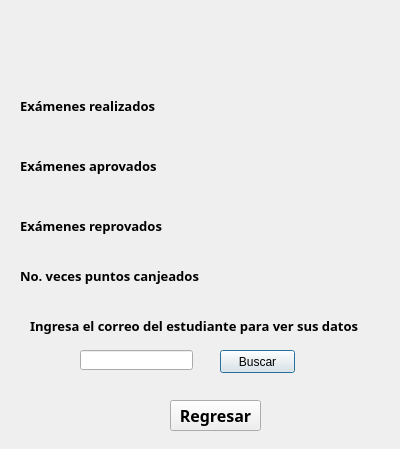
<?xml version="1.0" encoding="UTF-8"?>
<ui version="4.0">
 <class>Dialog</class>
 <widget class="QDialog" name="Dialog">
  <property name="geometry">
   <rect>
    <x>0</x>
    <y>0</y>
    <width>400</width>
    <height>449</height>
   </rect>
  </property>
  <property name="windowTitle">
   <string>Dialog</string>
  </property>
  <widget class="QPushButton" name="butBuscar">
   <property name="geometry">
    <rect>
     <x>220</x>
     <y>350</y>
     <width>75</width>
     <height>23</height>
    </rect>
   </property>
   <property name="text">
    <string>Buscar</string>
   </property>
  </widget>
  <widget class="QLineEdit" name="textBuscar">
   <property name="geometry">
    <rect>
     <x>80</x>
     <y>350</y>
     <width>113</width>
     <height>20</height>
    </rect>
   </property>
  </widget>
  <widget class="QPushButton" name="pushButton">
   <property name="geometry">
    <rect>
     <x>170</x>
     <y>400</y>
     <width>91</width>
     <height>31</height>
    </rect>
   </property>
   <property name="font">
    <font>
     <family>Century Gothic</family>
     <pointsize>12</pointsize>
     <weight>75</weight>
     <bold>true</bold>
    </font>
   </property>
   <property name="text">
    <string>Regresar</string>
   </property>
  </widget>
  <widget class="QLabel" name="label_10">
   <property name="geometry">
    <rect>
     <x>30</x>
     <y>310</y>
     <width>331</width>
     <height>31</height>
    </rect>
   </property>
   <property name="font">
    <font>
     <family>Century Gothic</family>
     <pointsize>10</pointsize>
     <weight>75</weight>
     <bold>true</bold>
    </font>
   </property>
   <property name="text">
    <string>Ingresa el correo del estudiante para ver sus datos</string>
   </property>
  </widget>
  <widget class="QLabel" name="label_11">
   <property name="geometry">
    <rect>
     <x>20</x>
     <y>90</y>
     <width>171</width>
     <height>31</height>
    </rect>
   </property>
   <property name="font">
    <font>
     <family>Century Gothic</family>
     <pointsize>10</pointsize>
     <weight>75</weight>
     <bold>true</bold>
    </font>
   </property>
   <property name="text">
    <string>Exámenes realizados</string>
   </property>
  </widget>
  <widget class="QLabel" name="label_12">
   <property name="geometry">
    <rect>
     <x>20</x>
     <y>150</y>
     <width>171</width>
     <height>31</height>
    </rect>
   </property>
   <property name="font">
    <font>
     <family>Century Gothic</family>
     <pointsize>10</pointsize>
     <weight>75</weight>
     <bold>true</bold>
    </font>
   </property>
   <property name="text">
    <string>Exámenes aprovados</string>
   </property>
  </widget>
  <widget class="QLabel" name="label_13">
   <property name="geometry">
    <rect>
     <x>20</x>
     <y>210</y>
     <width>171</width>
     <height>31</height>
    </rect>
   </property>
   <property name="font">
    <font>
     <family>Century Gothic</family>
     <pointsize>10</pointsize>
     <weight>75</weight>
     <bold>true</bold>
    </font>
   </property>
   <property name="text">
    <string>Exámenes reprovados</string>
   </property>
  </widget>
  <widget class="QLabel" name="laExRe">
   <property name="geometry">
    <rect>
     <x>230</x>
     <y>90</y>
     <width>171</width>
     <height>31</height>
    </rect>
   </property>
   <property name="font">
    <font>
     <family>Century Gothic</family>
     <pointsize>10</pointsize>
     <weight>75</weight>
     <bold>true</bold>
    </font>
   </property>
   <property name="text">
    <string/>
   </property>
  </widget>
  <widget class="QLabel" name="laExA">
   <property name="geometry">
    <rect>
     <x>230</x>
     <y>150</y>
     <width>171</width>
     <height>31</height>
    </rect>
   </property>
   <property name="font">
    <font>
     <family>Century Gothic</family>
     <pointsize>10</pointsize>
     <weight>75</weight>
     <bold>true</bold>
    </font>
   </property>
   <property name="text">
    <string/>
   </property>
  </widget>
  <widget class="QLabel" name="laExR">
   <property name="geometry">
    <rect>
     <x>240</x>
     <y>210</y>
     <width>171</width>
     <height>31</height>
    </rect>
   </property>
   <property name="font">
    <font>
     <family>Century Gothic</family>
     <pointsize>10</pointsize>
     <weight>75</weight>
     <bold>true</bold>
    </font>
   </property>
   <property name="text">
    <string/>
   </property>
  </widget>
  <widget class="QLabel" name="label_14">
   <property name="geometry">
    <rect>
     <x>20</x>
     <y>260</y>
     <width>191</width>
     <height>31</height>
    </rect>
   </property>
   <property name="font">
    <font>
     <family>Century Gothic</family>
     <pointsize>10</pointsize>
     <weight>75</weight>
     <bold>true</bold>
    </font>
   </property>
   <property name="text">
    <string>No. veces puntos canjeados</string>
   </property>
  </widget>
  <widget class="QLabel" name="laPA">
   <property name="geometry">
    <rect>
     <x>230</x>
     <y>250</y>
     <width>191</width>
     <height>31</height>
    </rect>
   </property>
   <property name="font">
    <font>
     <family>Century Gothic</family>
     <pointsize>10</pointsize>
     <weight>75</weight>
     <bold>true</bold>
    </font>
   </property>
   <property name="text">
    <string/>
   </property>
  </widget>
 </widget>
 <resources/>
 <connections/>
</ui>
